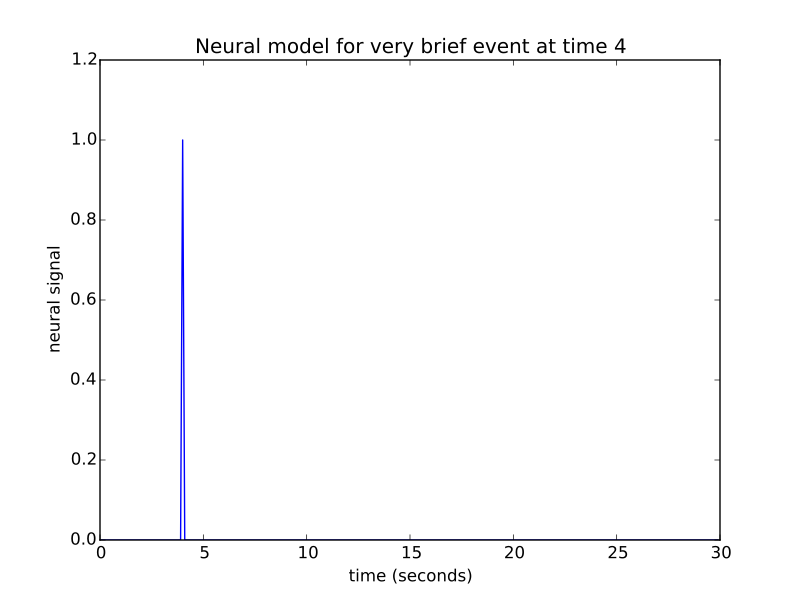

Reproduce this figure in Python.
neural_signal = np.zeros_like(times)
i_time_4 = np.where(times == 4)[0]  # index of value 4 in "times"
neural_signal[i_time_4] = 1  # A single spike at time == 4
plt.plot(times, neural_signal)
plt.xlabel('time (seconds)')
plt.ylabel('neural signal')
plt.ylim(0, 1.2)
plt.title("Neural model for very brief event at time 4")
